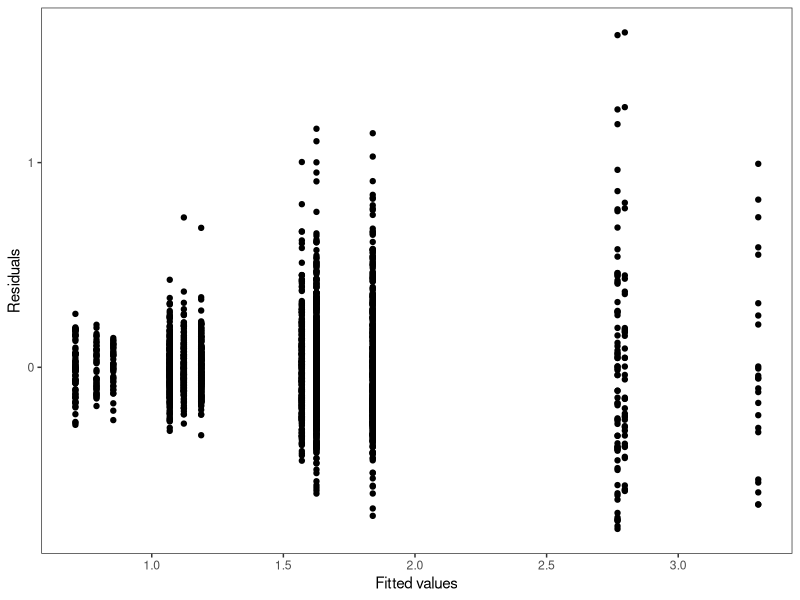
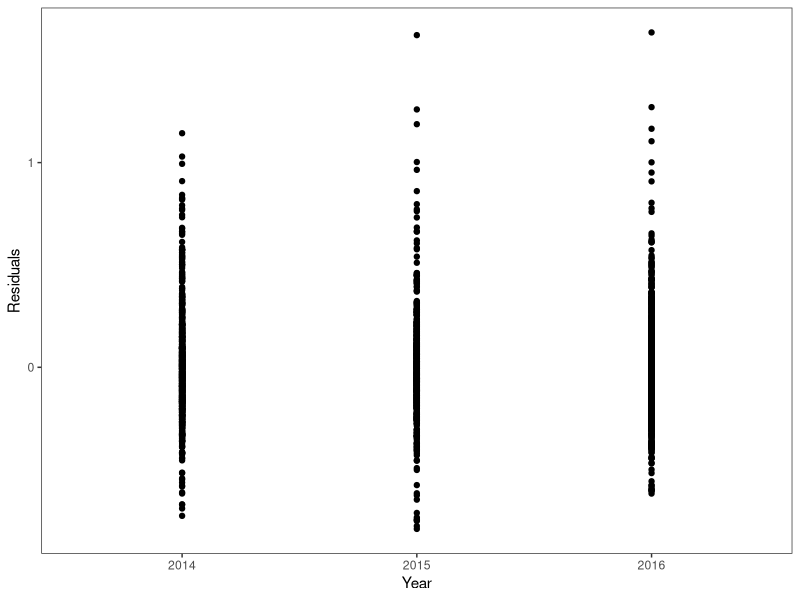
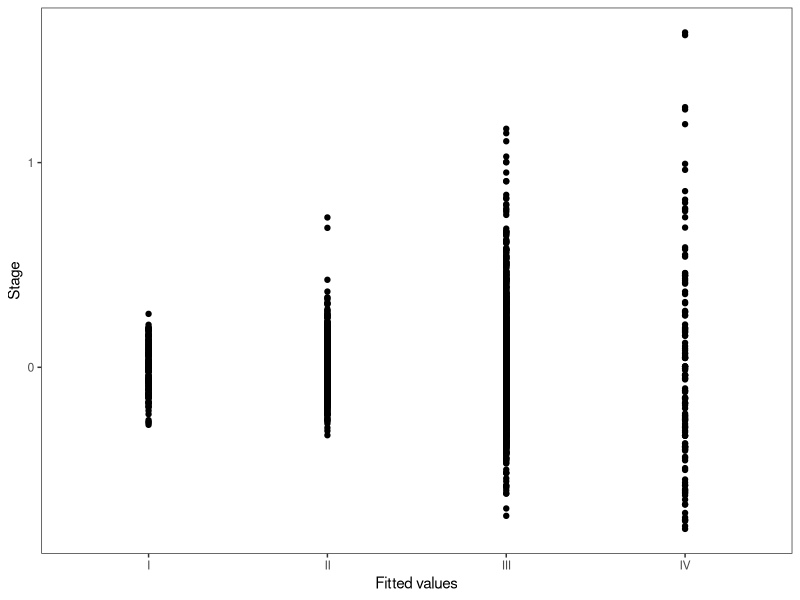
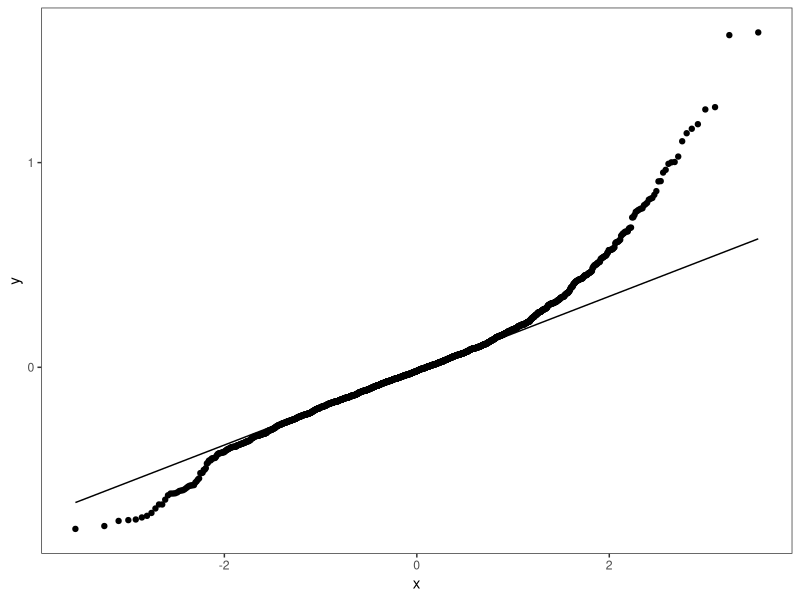
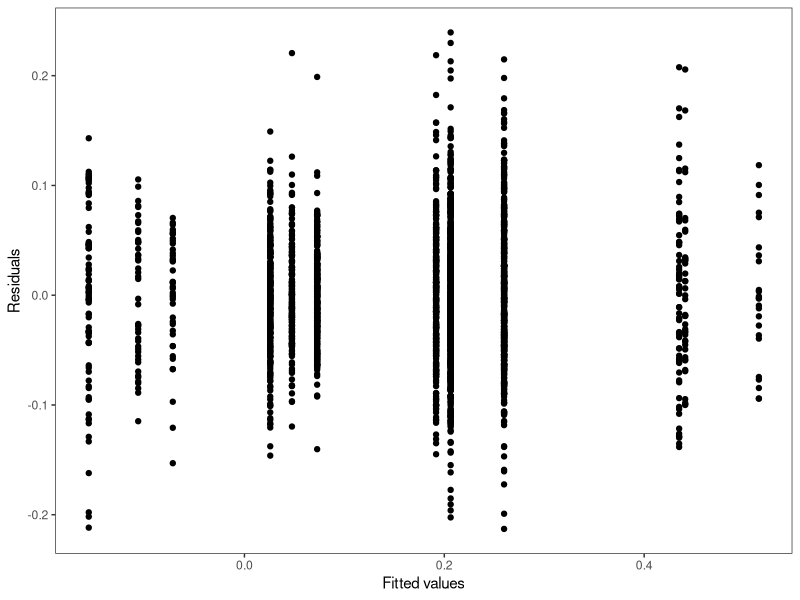
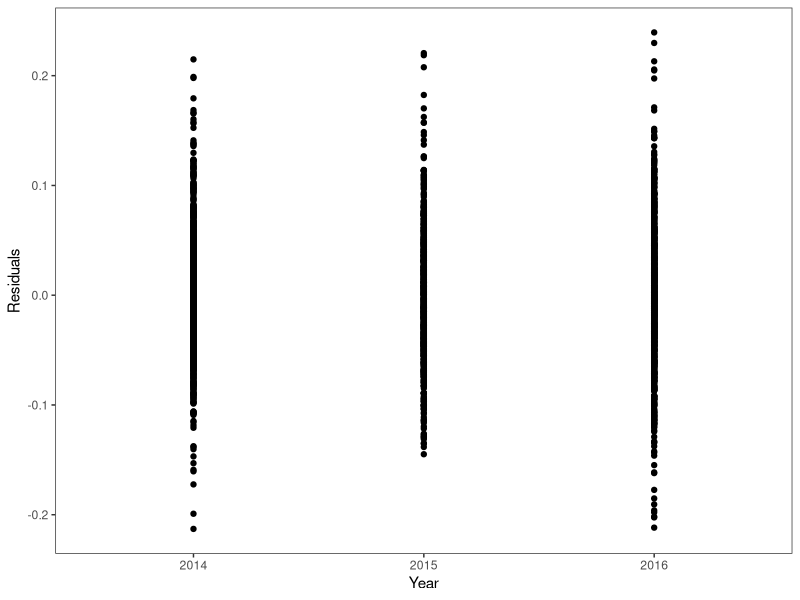
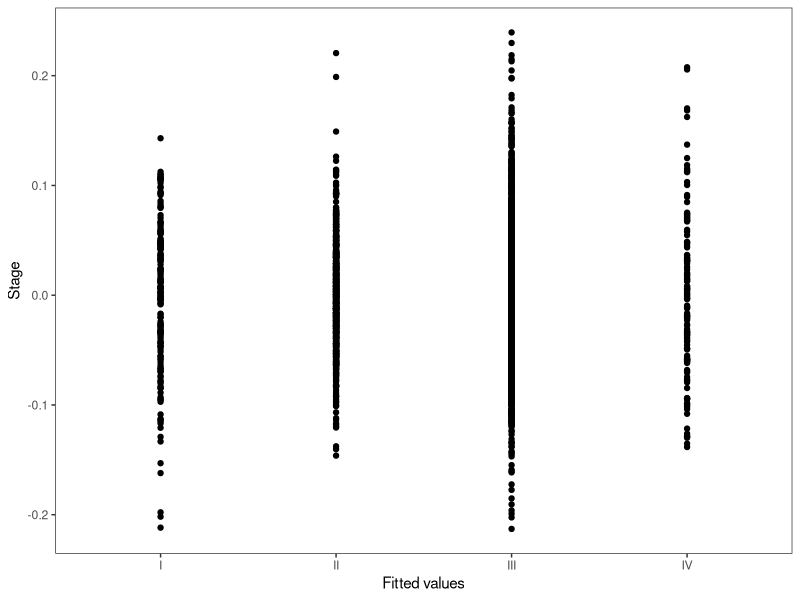
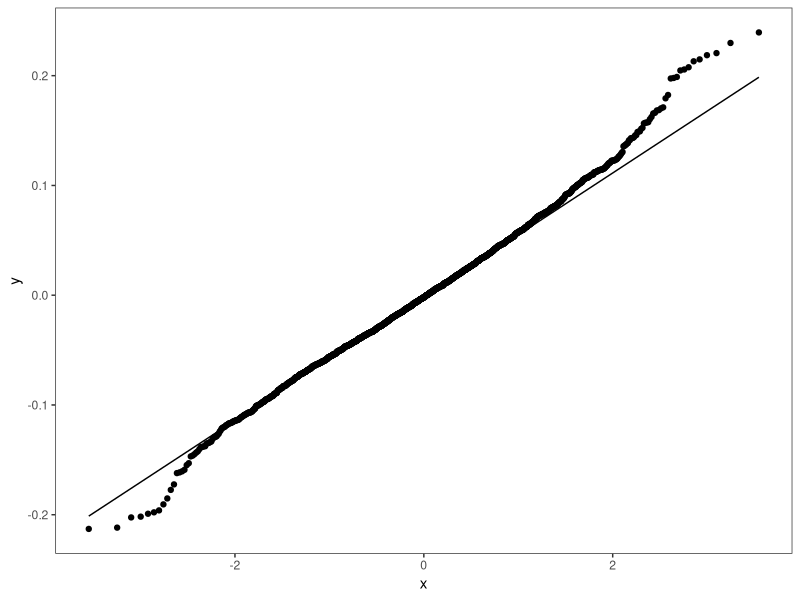

Here is the R script that generated these plots, in order:

#   Ephyrae shrincage

# Author: Daniel Ottmann
# Created: April 2021
# Last update: April 2021


###########################################
#       Readme

# This script evaluates size differences of different ephyrae stages 
# Samples were colected in June/July 2014-2016 in the Bluefint/TUNIBAL surveis around the Balearic Islands
# Central Disc Diamter of ephryae were measured after preservation in formalin

#######################################################################################################################


##################################################################
# Set the working directory
setwd("C:/Users/danie/Google Drive/_phd/Projects/ephyrae/pelagia_ephyrae_stage_determination/")


#############################
# Load packages:
library(tidyverse)


#############################################################
# Load the data
data <- read.delim('in/data_stage_determination.txt', sep = '\t', header = T, stringsAsFactors = F, dec = ".")


###############################################
# Edit data
df <- data  %>%
  mutate(stage = as.factor(stage),
         year = as.factor(year))
         

########################################
# Run a two-way ANOVA on original data:
m0 <- lm(size_mm ~ stage * year,
         data = df)

res_aov_m0 <- aov(m0)
summary(res_aov_m0)


########################
# Check model diagnostics:

# Residuals vs fitted values:
df$residuals <- resid(m0, type = "pearson")
df$fits <- fitted(m0)


# Plot it out:
p <- ggplot() +
  geom_point(data = df, aes(x = fits, y = residuals)) +
  ylab("Residuals") +
  xlab("Fitted values") +
  theme_bw() +
  theme(panel.grid = element_blank())

# png(filename = "plots/stage_residual_vs_fits.png", width = 7, height = 7, units = "cm", res = 300)
p
dev.off()

# Plot residuals vs parameters:
# Year:
p <- ggplot() +
  geom_point(data = df, aes(x = year, y = residuals)) +
  ylab("Residuals") +
  xlab("Year") +
  theme_bw() +
  theme(panel.grid = element_blank())

# png(filename = "plots/stage_residual_vs_year.png", width = 7, height = 7, units = "cm", res = 300)
p
dev.off()

# Stage:
p <- ggplot() +
  geom_point(data = df, aes(x = stage, y = residuals)) +
  ylab("Stage") +
  xlab("Fitted values") +
  theme_bw() +
  theme(panel.grid = element_blank())

# png(filename = "plots/stage_residual_vs_stage.png", width = 7, height = 7, units = "cm", res = 300)
p
dev.off()


# Normal QQ-plot:
p <- ggplot(data = df, aes(sample = residuals)) +
  stat_qq() + stat_qq_line() +
  theme_bw() +
  theme(panel.grid = element_blank())

# png(filename = "plots/stage_QQ.png", width = 7, height = 7, units = "cm", res = 300)
p
dev.off()

# There is heterogeneity at different stages: older stages have grater residuals


##########################################################################
# Lets see if log-transofrming the size gets rid of this problem:
df <- df %>%
  mutate(log_size = log10(size_mm))

# Run the model:
m0 <- lm(log_size ~ stage * year,
         data = df)

res_aov_m0 <- aov(m0)
summary(res_aov_m0) # Size-at-stage is equally signifficant as when the data was not log-transofrmed


##########################
# Check model diagnistics:

# Residuals vs fitted values:
df$residuals <- resid(m0, type = "pearson")
df$fits <- fitted(m0)

# Plot it out:
p <- ggplot() +
  geom_point(data = df, aes(x = fits, y = residuals)) +
  ylab("Residuals") +
  xlab("Fitted values") +
  theme_bw() +
  theme(panel.grid = element_blank())

# png(filename = "plots/log_stage_residual_vs_fits.png", width = 7, height = 7, units = "cm", res = 300)
p
dev.off()

# Plot residuals vs parameters:
# Year:
p <- ggplot() +
  geom_point(data = df, aes(x = year, y = residuals)) +
  ylab("Residuals") +
  xlab("Year") +
  theme_bw() +
  theme(panel.grid = element_blank())

# png(filename = "plots/log_stage_residual_vs_year.png", width = 7, height = 7, units = "cm", res = 300)
p
dev.off()

# Stage:
p <- ggplot() +
  geom_point(data = df, aes(x = stage, y = residuals)) +
  ylab("Stage") +
  xlab("Fitted values") +
  theme_bw() +
  theme(panel.grid = element_blank())

# png(filename = "plots/log_stage_residual_vs_stage.png", width = 7, height = 7, units = "cm", res = 300)
p
dev.off()


# Normal QQ-plot:
p <- ggplot(data = df, aes(sample = residuals)) +
  stat_qq() + stat_qq_line() +
  theme_bw() +
  theme(panel.grid = element_blank())

# png(filename = "plots/log_stage_QQ.png", width = 7, height = 7, units = "cm", res = 300)
p
dev.off()

# Now it looks good


###############################
# Plot original data as boxplot:
p <- ggplot() +
  geom_boxplot(data = df, aes(x = reorder(stage, -size_mm), y = size_mm, fill = year), size = .5, outlier.size = 1) +
  ylab("Central disc diameter (mm)") +
  xlab("Stage") +
  coord_flip() +
  theme_bw() +
  theme(legend.title = element_blank(),
        legend.position = c(.8, .75),
        panel.grid = element_blank())

# png(filename = "plots/boxplot.png", width = 7, height = 7, units = "cm", res = 300)
p
dev.off()

# As violin plots:
p <- ggplot() +
  geom_violin(data = df, aes(x = reorder(stage, -size_mm), y = size_mm, fill = year), size = .5) +
  ylab("Central disc diameter (mm)") +
  xlab("Stage") +
  coord_flip() +
  theme_bw() +
  theme(legend.title = element_blank(),
        legend.position = c(.8, .75),
        panel.grid = element_blank())

# png(filename = "plots/violin.png", width = 7, height = 7, units = "cm", res = 300)
p
dev.off()


########################################
# Plot log-transformed data as boxplot:
p <- ggplot() +
  geom_boxplot(data = df, aes(x = reorder(stage, -log_size), y = log_size, fill = year), size = .5, outlier.size = 1) +
  ylab("Log (central disc diameter (mm))") +
  xlab("Stage") +
  coord_flip() +
  theme_bw() +
  theme(legend.title = element_blank(),
        legend.position = c(.8, .75),
        panel.grid = element_blank())

# png(filename = "plots/log_boxplot.png", width = 7, height = 7, units = "cm", res = 300)
p
dev.off()

# As violin plots:
p <- ggplot() +
  geom_violin(data = df, aes(x = reorder(stage, -log_size), y = log_size, fill = year), size = .5) +
  ylab("Log (central disc diameter (mm))") +
  xlab("Stage") +
  coord_flip() +
  theme_bw() +
  theme(legend.title = element_blank(),
        legend.position = c(.8, .75),
        panel.grid = element_blank())

# png(filename = "plots/log_violin.png", width = 7, height = 7, units = "cm", res = 300)
p
dev.off()


#                              END OF SCRIPT
##########################################################################